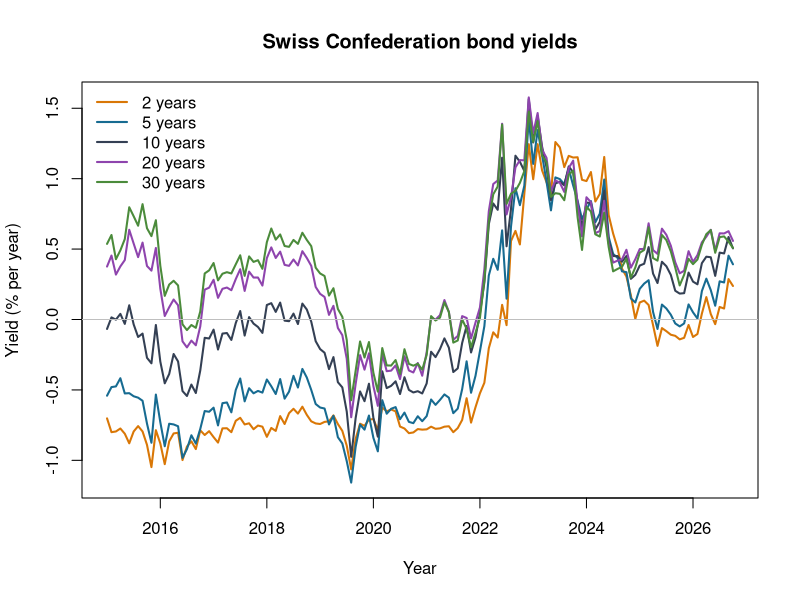
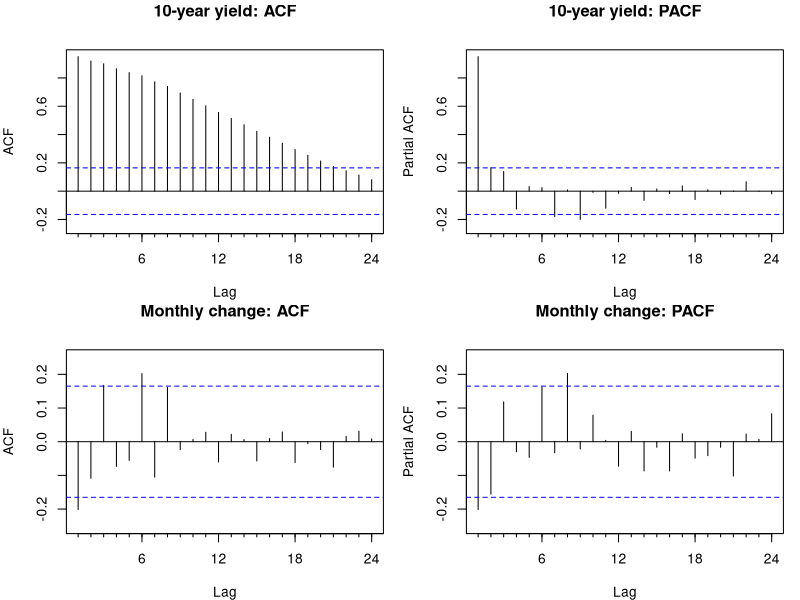
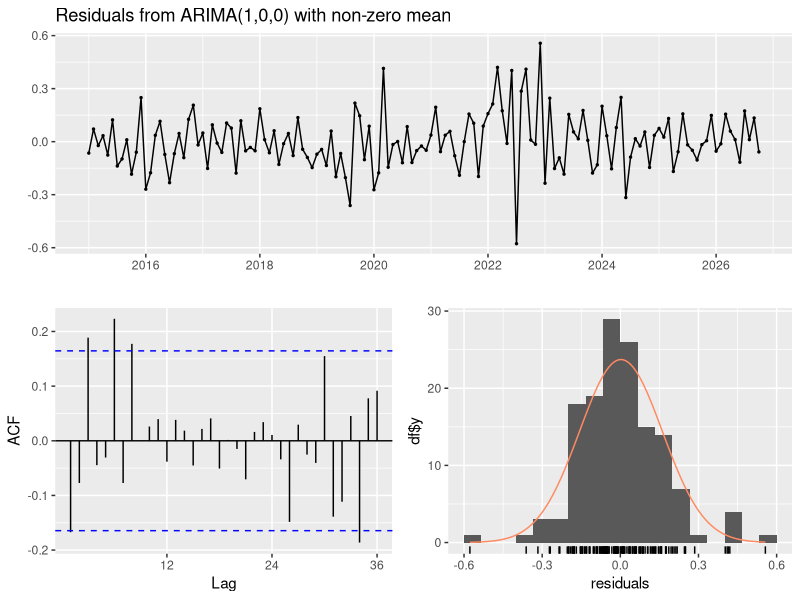
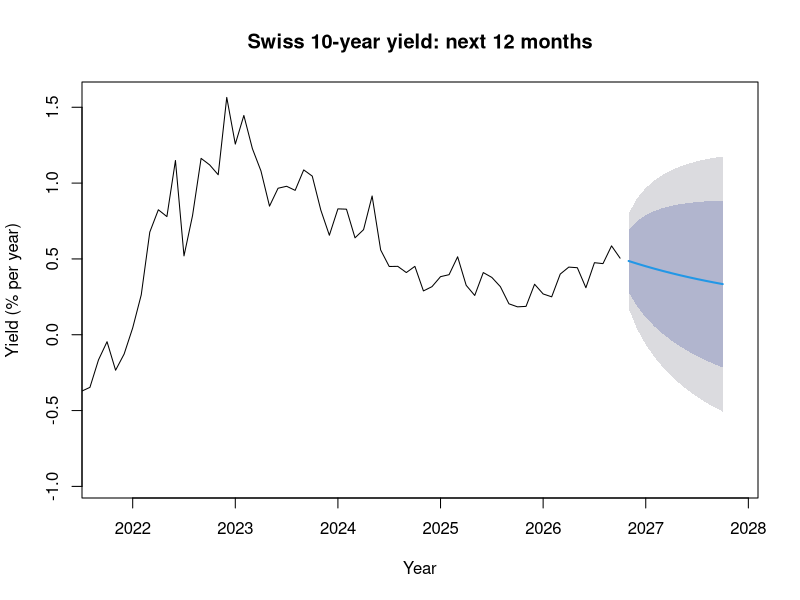
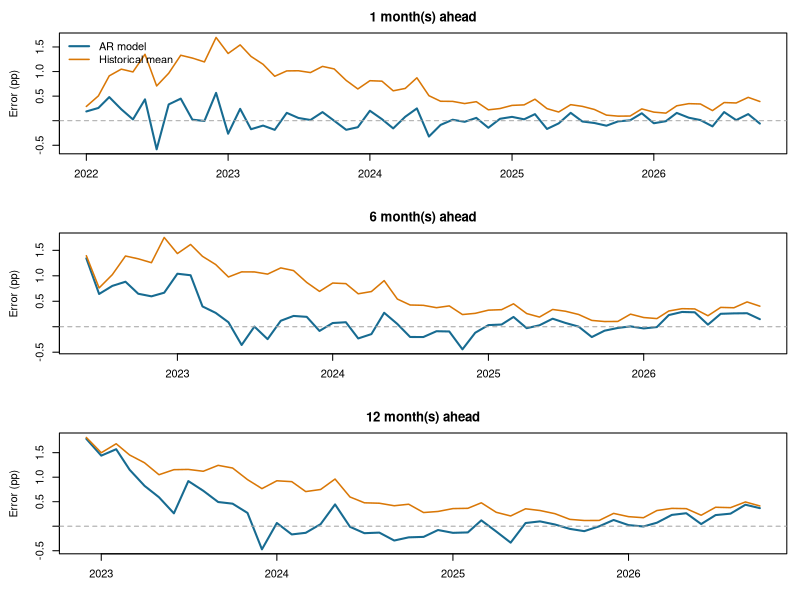

These figures' R source, in order:
# Swiss government bond yields: simple time-series lecture example
# Run from this folder: Rscript swiss_bond_yields_lecture.R
# The only add-on package is forecast. Everything else is base R.

library(forecast)

# 1. Load the five monthly Swiss Confederation yields (percent per year).
data <- read.csv("data/snb_swiss_government_bond_yields_monthly_clean.csv")
dates <- as.Date(data$date)
stopifnot(identical(dates, seq(dates[1], tail(dates, 1), by = "month")),
          !anyNA(data))

columns <- paste0("swiss_government_", c("2y", "5y", "10y", "20y", "30y"))
labels <- c("2 years", "5 years", "10 years", "20 years", "30 years")
yields <- ts(data[columns],
             start = c(as.integer(format(dates[1], "%Y")),
                       as.integer(format(dates[1], "%m"))),
             frequency = 12)
y10 <- yields[, "swiss_government_10y"]

# 2. Describe and plot all five maturities.
describe <- function(x) c(mean = mean(x), sd = sd(x),
                          min = min(x), max = max(x), latest = tail(x, 1))
description <- t(apply(yields, 2, describe))
rownames(description) <- labels
cat("Descriptive statistics (percent per year):\n")
print(round(description, 2))
cat("\nCorrelations among yield levels:\n")
print(round(cor(yields), 2))

dir.create("output", showWarnings = FALSE)
colors <- c("#D97706", "#176B91", "#344054", "#8E44AD", "#4B8B3B")
png("output/ts_01_five_yields.png", width = 1200, height = 600, res = 130)
matplot(as.numeric(time(yields)), yields, type = "l", lty = 1, lwd = 2,
        col = colors, main = "Swiss Confederation bond yields",
        xlab = "Year", ylab = "Yield (% per year)")
abline(h = 0, col = "grey75")
legend("topleft", labels, col = colors, lty = 1, lwd = 2, bty = "n")
dev.off()

# From here on, analyze only the 10-year yield.
# Exercise: repeat the analysis for another maturity.

# 3. Correlograms for the level and the monthly change.
# The AR model below still uses the undifferenced yield level.
change10 <- diff(y10)
png("output/ts_02_correlograms.png", width = 1100, height = 850, res = 130)
par(mfrow = c(2, 2), mar = c(4, 4, 3, 1))
Acf(y10, main = "10-year yield: ACF")
Pacf(y10, main = "10-year yield: PACF")
Acf(change10, main = "Monthly change: ACF")
Pacf(change10, main = "Monthly change: PACF")
dev.off()

# 4. Select an AR(p) model using BIC and observations through 2021.
# Each candidate includes a mean, with no differences or seasonal terms.
# Keeping 2022 onward out of model selection makes the forecast test honest.
training <- window(y10, end = c(2021, 12))
orders <- 1:6
candidates <- lapply(orders, function(p) {
  Arima(training, order = c(p, 0, 0), include.mean = TRUE)
})
bic <- sapply(candidates, BIC)
p <- orders[which.min(bic)]
cat("\nBIC by AR order (lower is better):\n")
print(data.frame(AR_order = orders, BIC = round(bic, 2)), row.names = FALSE)
cat("\nSelected model using data through 2021: AR(", p, ")\n", sep = "")
print(candidates[[which.min(bic)]])

# Refit that AR order on all available data.
fit <- Arima(y10, order = c(p, 0, 0), include.mean = TRUE)
cat("\nFull-sample fit:\n")
print(fit)

# 5. Check residuals. A large Ljung-Box p-value is reassuring.
png("output/ts_03_residual_diagnostics.png", width = 1100, height = 800, res = 130)
checkresiduals(fit)
dev.off()
lb <- Box.test(residuals(fit), lag = 12, type = "Ljung-Box", fitdf = p)
cat("Ljung-Box p-value at lag 12:", round(lb$p.value, 3), "\n")
if (lb$p.value < 0.05) {
  cat("Residual autocorrelation remains; interpret forecasts cautiously.\n")
}

# 6. Forecast the next 12 months from the latest observation.
next_year <- forecast(fit, h = 12, level = c(80, 95))
cat("\n12-month-ahead forecast:\n")
print(next_year)
png("output/ts_04_one_year_forecast.png", width = 1100, height = 600, res = 130)
plot(next_year, xlim = c(tail(time(y10), 1) - 5,
                         tail(time(y10), 1) + 1.1),
     main = "Swiss 10-year yield: next 12 months",
     xlab = "Year", ylab = "Yield (% per year)")
dev.off()

# 7. Recursive forecasts, starting with the information at December 2021.
# Refit the same AR order each month. Compare against the historical mean,
# also recalculated each month. Score only forecasts already realized.
horizons <- c(1, 6, 12)
first_origin <- match(as.Date("2021-12-01"), dates)
if (is.na(first_origin)) stop("December 2021 is missing")
errors <- data.frame(origin = character(), target = character(),
                     horizon = integer(), model_error = numeric(),
                     mean_error = numeric())

for (origin in first_origin:(length(y10) - 1)) {
  history <- ts(y10[1:origin], start = start(y10), frequency = 12)
  refit <- try(Arima(history, order = c(p, 0, 0), include.mean = TRUE),
               silent = TRUE)
  # Near the 2022 yield jump, the usual fitting method may fail; retry with ML.
  if (inherits(refit, "try-error")) {
    refit <- Arima(history, order = c(p, 0, 0),
                   include.mean = TRUE, method = "ML")
  }
  model_forecast <- as.numeric(forecast(refit, h = 12)$mean)
  mean_forecast <- as.numeric(meanf(history, h = 12)$mean)

  for (h in horizons) {
    target <- origin + h
    if (target > length(y10)) next
    errors <- rbind(errors, data.frame(
      origin = as.character(dates[origin]),
      target = as.character(dates[target]), horizon = h,
      model_error = y10[target] - model_forecast[h],
      mean_error = y10[target] - mean_forecast[h]))
  }
}

# RMSFE is root mean squared forecast error. Below 1 favors the AR model.
rmsfe <- function(x) sqrt(mean(x^2))
results <- do.call(rbind, lapply(horizons, function(h) {
  e <- errors[errors$horizon == h, ]
  model <- rmsfe(e$model_error)
  benchmark <- rmsfe(e$mean_error)
  data.frame(horizon_months = h, forecasts = nrow(e),
             model_RMSFE = model, mean_RMSFE = benchmark,
             relative_RMSFE = model / benchmark)
}))
cat("\nRecursive out-of-sample forecast performance:\n")
print(round(results, 3), row.names = FALSE)
write.csv(errors, "output/ts_recursive_forecast_errors.csv", row.names = FALSE)
write.csv(results, "output/ts_relative_rmsfe.csv", row.names = FALSE)

# Plot the errors against the month being forecast.
png("output/ts_05_recursive_forecast_errors.png", width = 1100, height = 850, res = 130)
par(mfrow = c(3, 1), mar = c(3.5, 4.5, 2.5, 1))
for (h in horizons) {
  e <- errors[errors$horizon == h, ]
  target_date <- as.Date(e$target)
  plot(target_date, e$model_error, type = "l", col = "#176B91", lwd = 2,
       ylim = range(c(e$model_error, e$mean_error)),
       main = paste(h, "month(s) ahead"), xlab = "", ylab = "Error (pp)")
  lines(target_date, e$mean_error, col = "#D97706", lwd = 1.5)
  abline(h = 0, col = "grey65", lty = 2)
  if (h == 1) legend("topleft", c("AR model", "Historical mean"),
                     col = c("#176B91", "#D97706"), lty = 1,
                     lwd = c(2, 1.5), bty = "n")
}
dev.off()

cat("\nTime-series charts and forecast-error tables saved in output/.\n")
